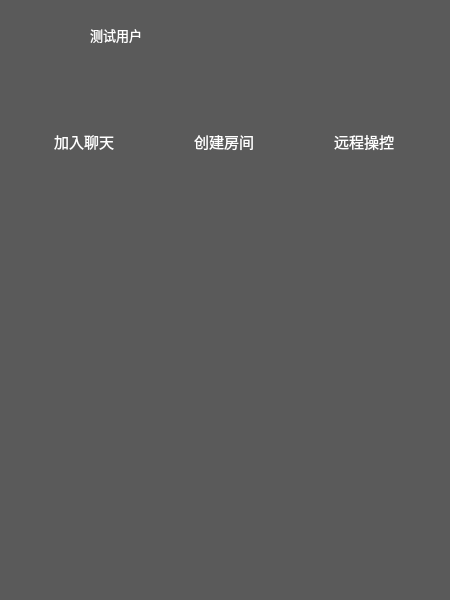
<?xml version="1.0" encoding="UTF-8"?>
<ui version="4.0">
 <class>WeChatDialog</class>
 <widget class="QDialog" name="WeChatDialog">
  <property name="geometry">
   <rect>
    <x>0</x>
    <y>0</y>
    <width>450</width>
    <height>600</height>
   </rect>
  </property>
  <property name="sizePolicy">
   <sizepolicy hsizetype="Preferred" vsizetype="Preferred">
    <horstretch>0</horstretch>
    <verstretch>0</verstretch>
   </sizepolicy>
  </property>
  <property name="minimumSize">
   <size>
    <width>450</width>
    <height>600</height>
   </size>
  </property>
  <property name="maximumSize">
   <size>
    <width>450</width>
    <height>600</height>
   </size>
  </property>
  <property name="font">
   <font>
    <family>华文隶书</family>
    <pointsize>10</pointsize>
   </font>
  </property>
  <property name="windowTitle">
   <string>WeChatDialog</string>
  </property>
  <property name="styleSheet">
   <string notr="true"/>
  </property>
  <layout class="QVBoxLayout" name="verticalLayout">
   <property name="spacing">
    <number>7</number>
   </property>
   <property name="leftMargin">
    <number>0</number>
   </property>
   <property name="topMargin">
    <number>0</number>
   </property>
   <property name="rightMargin">
    <number>0</number>
   </property>
   <property name="bottomMargin">
    <number>0</number>
   </property>
   <item>
    <widget class="QWidget" name="widget" native="true">
     <property name="minimumSize">
      <size>
       <width>450</width>
       <height>600</height>
      </size>
     </property>
     <property name="maximumSize">
      <size>
       <width>450</width>
       <height>600</height>
      </size>
     </property>
     <property name="styleSheet">
      <string notr="true">background-color: rgb(90, 90, 90);
color: rgb(255, 255, 255);
</string>
     </property>
     <widget class="QPushButton" name="pb_icon">
      <property name="geometry">
       <rect>
        <x>10</x>
        <y>10</y>
        <width>60</width>
        <height>60</height>
       </rect>
      </property>
      <property name="text">
       <string/>
      </property>
      <property name="icon">
       <iconset resource="resource.qrc">
        <normaloff>:/tx/1.png</normaloff>:/tx/1.png</iconset>
      </property>
      <property name="iconSize">
       <size>
        <width>60</width>
        <height>60</height>
       </size>
      </property>
      <property name="flat">
       <bool>true</bool>
      </property>
     </widget>
     <widget class="QScrollArea" name="scrollArea">
      <property name="geometry">
       <rect>
        <x>0</x>
        <y>190</y>
        <width>451</width>
        <height>421</height>
       </rect>
      </property>
      <property name="frameShape">
       <enum>QFrame::NoFrame</enum>
      </property>
      <property name="widgetResizable">
       <bool>true</bool>
      </property>
      <widget class="QWidget" name="scrollAreaWidgetContents_2">
       <property name="geometry">
        <rect>
         <x>0</x>
         <y>0</y>
         <width>451</width>
         <height>421</height>
        </rect>
       </property>
      </widget>
     </widget>
     <widget class="QLabel" name="lb_name">
      <property name="geometry">
       <rect>
        <x>90</x>
        <y>20</y>
        <width>301</width>
        <height>30</height>
       </rect>
      </property>
      <property name="font">
       <font>
        <family>微软雅黑</family>
        <pointsize>10</pointsize>
       </font>
      </property>
      <property name="text">
       <string>测试用户</string>
      </property>
     </widget>
     <widget class="QWidget" name="layoutWidget_2">
      <property name="geometry">
       <rect>
        <x>0</x>
        <y>90</y>
        <width>451</width>
        <height>102</height>
       </rect>
      </property>
      <layout class="QHBoxLayout" name="horizontalLayout">
       <item>
        <widget class="QToolButton" name="pb_join">
         <property name="minimumSize">
          <size>
           <width>100</width>
           <height>100</height>
          </size>
         </property>
         <property name="maximumSize">
          <size>
           <width>100</width>
           <height>100</height>
          </size>
         </property>
         <property name="font">
          <font>
           <family>微软雅黑</family>
           <pointsize>11</pointsize>
          </font>
         </property>
         <property name="text">
          <string>加入聊天</string>
         </property>
         <property name="icon">
          <iconset resource="resource.qrc">
           <normaloff>:/images/color.png</normaloff>:/images/color.png</iconset>
         </property>
         <property name="iconSize">
          <size>
           <width>50</width>
           <height>50</height>
          </size>
         </property>
         <property name="toolButtonStyle">
          <enum>Qt::ToolButtonTextUnderIcon</enum>
         </property>
         <property name="autoRaise">
          <bool>true</bool>
         </property>
        </widget>
       </item>
       <item>
        <widget class="QToolButton" name="pb_create">
         <property name="minimumSize">
          <size>
           <width>100</width>
           <height>100</height>
          </size>
         </property>
         <property name="maximumSize">
          <size>
           <width>100</width>
           <height>100</height>
          </size>
         </property>
         <property name="font">
          <font>
           <family>微软雅黑</family>
           <pointsize>11</pointsize>
          </font>
         </property>
         <property name="text">
          <string>创建房间</string>
         </property>
         <property name="icon">
          <iconset resource="resource.qrc">
           <normaloff>:/images/color.png</normaloff>:/images/color.png</iconset>
         </property>
         <property name="iconSize">
          <size>
           <width>50</width>
           <height>50</height>
          </size>
         </property>
         <property name="toolButtonStyle">
          <enum>Qt::ToolButtonTextUnderIcon</enum>
         </property>
         <property name="autoRaise">
          <bool>true</bool>
         </property>
        </widget>
       </item>
       <item>
        <widget class="QToolButton" name="pb_tool3">
         <property name="minimumSize">
          <size>
           <width>100</width>
           <height>100</height>
          </size>
         </property>
         <property name="maximumSize">
          <size>
           <width>100</width>
           <height>100</height>
          </size>
         </property>
         <property name="font">
          <font>
           <family>微软雅黑</family>
           <pointsize>11</pointsize>
          </font>
         </property>
         <property name="text">
          <string>远程操控</string>
         </property>
         <property name="icon">
          <iconset resource="resource.qrc">
           <normaloff>:/images/color.png</normaloff>:/images/color.png</iconset>
         </property>
         <property name="iconSize">
          <size>
           <width>50</width>
           <height>50</height>
          </size>
         </property>
         <property name="toolButtonStyle">
          <enum>Qt::ToolButtonTextUnderIcon</enum>
         </property>
         <property name="autoRaise">
          <bool>true</bool>
         </property>
        </widget>
       </item>
      </layout>
     </widget>
     <widget class="QPushButton" name="pb_set">
      <property name="geometry">
       <rect>
        <x>390</x>
        <y>10</y>
        <width>30</width>
        <height>30</height>
       </rect>
      </property>
      <property name="text">
       <string/>
      </property>
      <property name="icon">
       <iconset resource="resource.qrc">
        <normaloff>:/images/sett.png</normaloff>:/images/sett.png</iconset>
      </property>
      <property name="iconSize">
       <size>
        <width>30</width>
        <height>30</height>
       </size>
      </property>
      <property name="flat">
       <bool>true</bool>
      </property>
     </widget>
    </widget>
   </item>
  </layout>
 </widget>
 <resources>
  <include location="resource.qrc"/>
 </resources>
 <connections/>
</ui>
